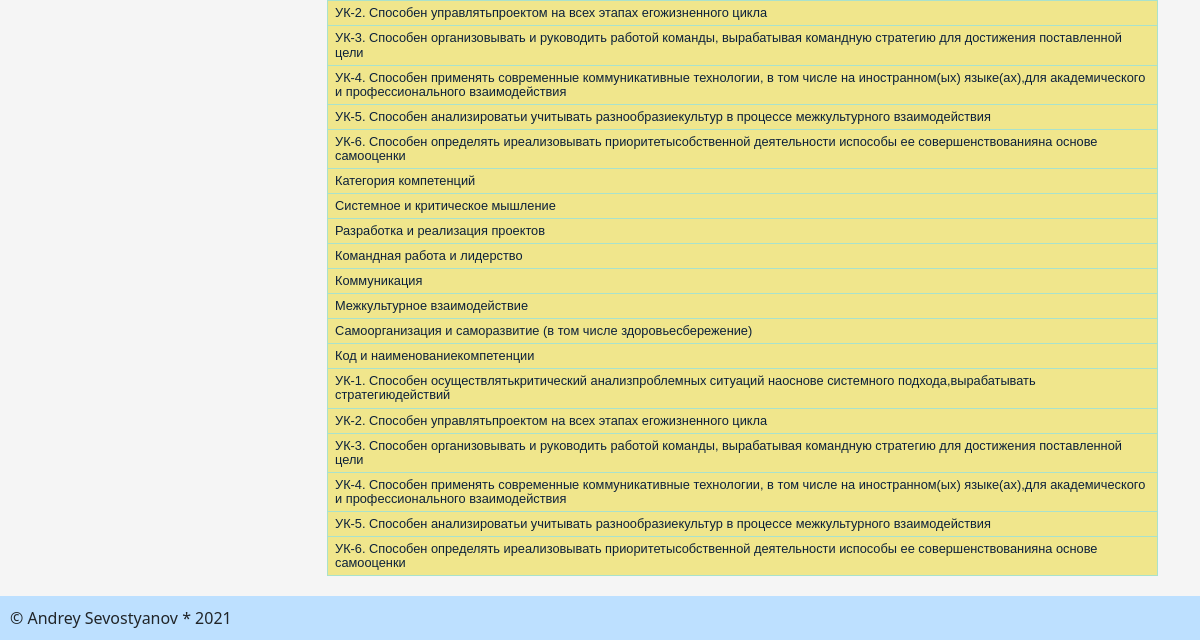
Page /opn_main_window/get_commp/ (lower part) on the earlier database version.
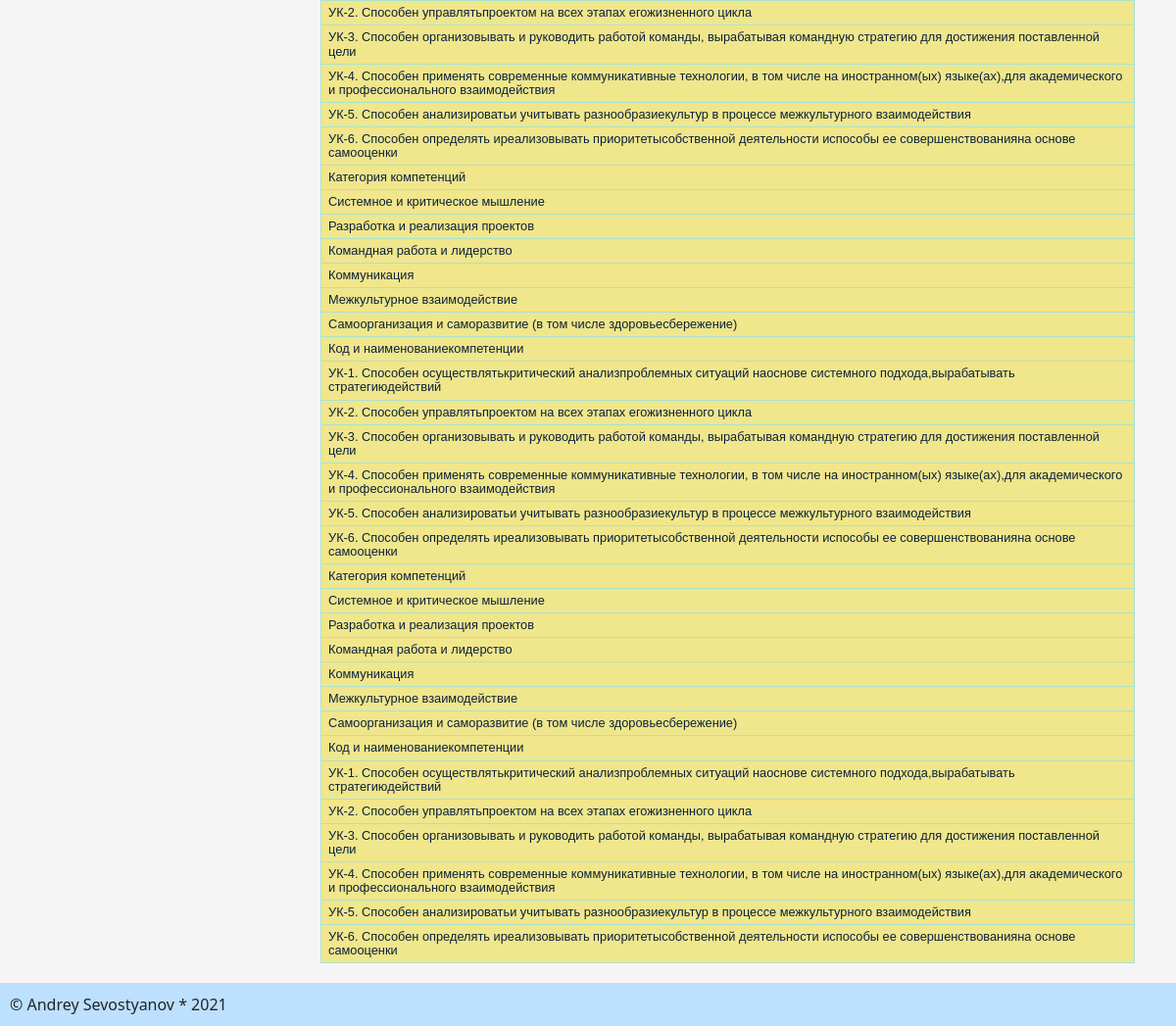
Same page on the later database version.
### generation_rpd/models.py (models this page shows, shortened)
class Competence(models.Model):
    competence_text = models.CharField(max_length=50)
    description_competence = models.CharField(max_length=200)
    napr_pod = models.ForeignKey('NapravPodgotovki', on_delete=models.PROTECT, null=True,
                                 verbose_name='Направление подготовки')

### generation_rpd/views.py (the view)
# urls.py: path('opn_main_window/get_commp/', get_commp, name='get_commp'),
def get_commp(request):
    doc = Document('09_04_03.docx')
    tbl = doc.tables
    n = []
    listt = []
    l = []
    i = 0
    while i < 2:
        for strok in tbl[0].rows:
            rr = strok.cells[i].text.strip()
            listt.append(''.join(rr.split('\n')))
        l.append(listt)
        i += 1
    for i in listt:
        if i not in n:
            n.append(i)
            Competence.objects.create(description_competence=i)
    bd = Competence.objects.all()
    return render(request, "generation_rpd/add_plan_res_ed.html", {'bd': bd})

### generation_rpd/templatetags/gen_tags.py (called while the page is built)
@register.inclusion_tag('generation_rpd/list_categories.html')
def show_categories():
    categories = Category.objects.all()
    return {"categories": categories}

### generation_rpd/templates/generation_rpd/add_plan_res_ed.html (shortened to what this page needs)
{% extends 'base.html' %}
{% block content %}
<table>
{% for pr in bd %}
<colgroup>
        <col span="2" style="background:Khaki">
        <col style="background-color:LightCyan">
</colgroup>
    <tr class='success'>
        <td>{{ pr.description_competence }}</td>
    </tr>
{% endfor %}
</table>
{% endblock %}

Differences in the rows shown:
added Competence: description_competence "Категория компетенций"
added Competence: description_competence "Системное и критическое мышление"
added Competence: description_competence "Разработка и реализация проектов"
added Competence: description_competence "Командная работа и лидерство"
added Competence: description_competence "Коммуникация"
added Competence: description_competence "Межкультурное взаимодействие"
added Competence: description_competence "Самоорганизация и саморазвитие (в том числе здоровьесбережение)"
added Competence: description_competence "Код и наименованиекомпетенции"
added Competence: description_competence "УК-1. Способен осуществлятькритический анализпроблемных ситуаций наоснове системного подхода,вырабатывать стратегиюдействий"
added Competence: description_competence "УК-2. Способен управлятьпроектом на всех этапах егожизненного цикла"
added Competence: description_competence "УК-3. Способен организовывать и руководить работой команды, вырабатывая командную стратегию для достижения поставленной цели"
added Competence: description_competence "УК-4. Способен применять современные коммуникативные технологии, в том числе на иностранном(ых) языке(ах),для академического и профессионального взаимодействия"
added Competence: description_competence "УК-5. Способен анализироватьи учитывать разнообразиекультур в процессе межкультурного взаимодействия"
added Competence: description_competence "УК-6. Способен определять иреализовывать приоритетысобственной деятельности испособы ее совершенствованияна основе самооценки"
